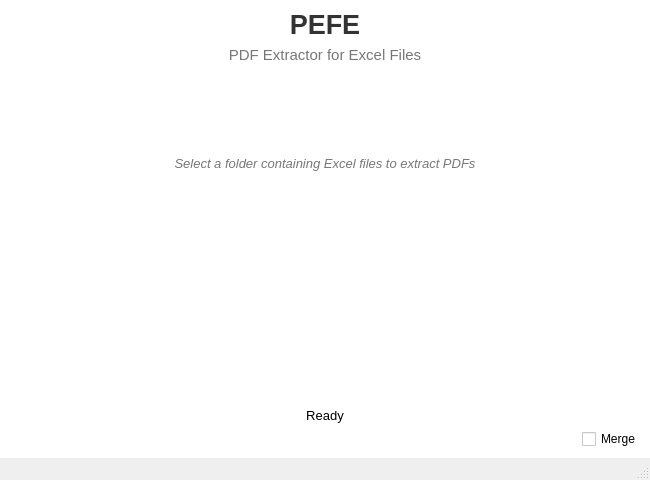
<?xml version="1.0" encoding="UTF-8"?>
<ui version="4.0">
 <class>MainWindow</class>
 <widget class="QMainWindow" name="MainWindow">
  <property name="geometry">
   <rect>
    <x>0</x><y>0</y><width>650</width><height>480</height>
   </rect>
  </property>
  <property name="windowTitle">
   <string>PEFE – PDF Extractor for Excel Files</string>
  </property>
  <widget class="QWidget" name="centralwidget">
   <property name="styleSheet">
    <string notr="true">
      QWidget { background-color: #FFFFFF; }
      QLabel#titleLabel { color: #333333; }
      QLabel#subTitleLabel, QLabel#instructionLabel { color: #777777; }
    </string>
   </property>
   <layout class="QVBoxLayout" name="verticalLayout" stretch="0,0,1,0,0,0,0">
    <!-- 1) 제목 -->
    <item>
     <widget class="QLabel" name="titleLabel">
      <property name="text"><string>PEFE</string></property>
      <property name="alignment"><set>Qt::AlignCenter</set></property>
      <property name="font">
       <font><family>Arial</family><pointsize>20</pointsize><bold>true</bold></font>
      </property>
     </widget>
    </item>
    <!-- 2) 소제목 -->
    <item>
     <widget class="QLabel" name="subTitleLabel">
      <property name="text"><string>PDF Extractor for Excel Files</string></property>
      <property name="alignment"><set>Qt::AlignCenter</set></property>
      <property name="font">
       <font><family>Arial</family><pointsize>11</pointsize></font>
      </property>
     </widget>
    </item>
    <!-- 3) 지침 문구 -->
    <item>
     <widget class="QLabel" name="instructionLabel">
      <property name="text">
       <string>Select a folder containing Excel files to extract PDFs</string>
      </property>
      <property name="alignment"><set>Qt::AlignCenter</set></property>
      <property name="font">
       <font><family>Arial</family><pointsize>10</pointsize><italic>true</italic></font>
      </property>
     </widget>
    </item>
    <!-- 4) 상단 여백 -->
    <item>
     <spacer name="verticalSpacerTop">
      <property name="orientation"><enum>Qt::Vertical</enum></property>
      <property name="sizeHint"><size><width>20</width><height>30</height></size></property>
     </spacer>
    </item>
    <!-- 5) Select Folder 버튼 -->
    <item>
     <widget class="QPushButton" name="folderButton">
      <property name="text"><string>Select Folder</string></property>
      <property name="minimumSize"><size><width>0</width><height>50</height></size></property>
      <property name="font">
       <font><family>Arial</family><pointsize>12</pointsize><bold>true</bold></font>
      </property>
      <property name="styleSheet">
       <string notr="true">
         QPushButton {
           background-color: qlineargradient(
             spread:pad, x1:0,y1:0, x2:1,y2:0,
             stop:0 #3A8FB7, stop:1 #186F9A
           );
           color: white;
           border-radius: 8px;
           padding-left: 20px;
           padding-right: 20px;
         }
         QPushButton:hover { background-color: #2E7EA5; }
         QPushButton:pressed { background-color: #155A80; }
       </string>
      </property>
     </widget>
    </item>
    <!-- 6) 중간 여백 -->
    <item>
     <spacer name="verticalSpacerBottom">
      <property name="orientation"><enum>Qt::Vertical</enum></property>
      <property name="sizeHint"><size><width>20</width><height>60</height></size></property>
     </spacer>
    </item>
    <!-- 7) 상태 표시 레이블 -->
    <item>
     <widget class="QLabel" name="statusLabel">
      <property name="text"><string>Ready</string></property>
      <property name="alignment"><set>Qt::AlignCenter</set></property>
      <property name="font">
       <font><family>Arial</family><pointsize>10</pointsize></font>
      </property>
     </widget>
    </item>
    <!-- 8) Merge 체크박스 (우측 하단) -->
    <item>
     <layout class="QHBoxLayout" name="mergeLayout">
      <item>
       <spacer name="horizontalSpacer">
        <property name="orientation"><enum>Qt::Horizontal</enum></property>
        <property name="sizeHint"><size><width>40</width><height>20</height></size></property>
       </spacer>
      </item>
      <item>
       <widget class="QCheckBox" name="mergeCheckBox">
        <property name="text"><string>Merge</string></property>
       </widget>
      </item>
     </layout>
    </item>
   </layout>
  </widget>
  <widget class="QMenuBar" name="menubar"/>
  <widget class="QStatusBar" name="statusbar"/>
 </widget>
 <resources/>
 <connections/>
</ui>
